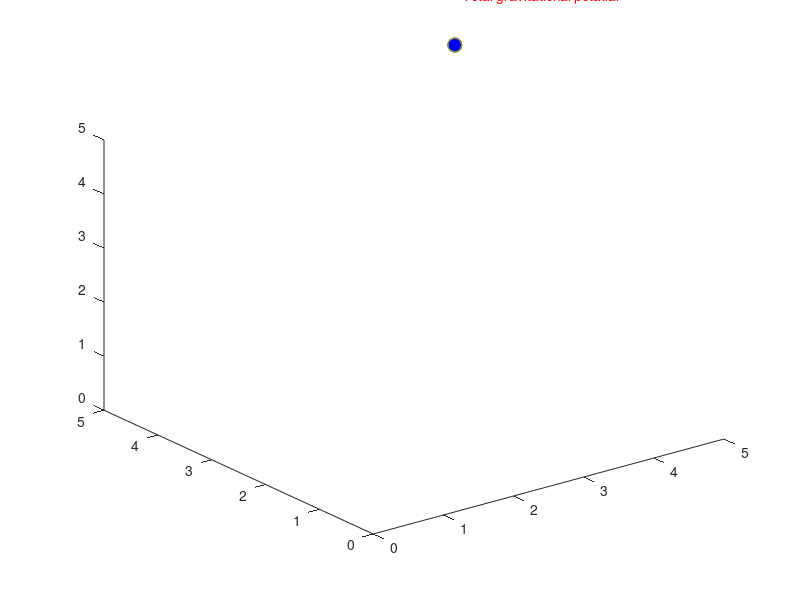

The MATLAB source for this figure: (Note: this script raises an error after producing the figure.)
G=6.67*10^(-11);
N=input('enter the number of objects (positive integer): ');
for i=1:N
x(i)=input(['Enter the X coordinate in m for object ',int2str(i),': ']);
y(i)=input(['Enter the Y coordinate in m for object ',int2str(i),': ']);
z(i)=input(['Enter the Z coordinate in m for object ',int2str(i),': ']);
m(i)=input(['Enter the mass in Kg for object ',int2str(i),': ']);
end
disp('Properties of the point at which the gravitational potential is calculated');
xp=input('Enter the X coordinate in m : ');
yp=input('Enter the Y coordinate in m : ');
zp=input('Enter the Z coordinate in m : ');
%%%
r=sqrt((xp-x).^2+(yp-y).^2+(zp-z).^2);
%find the gravitational potential due to each object
V=G*(m./r);
Vtot=sum(V,2);
%the results are displayes as:
fprintf(['Magnitude of the resultant gravitational potential at point P is %e Nm/Kg. \n'],Vtot);
%%%
figure(1);
plot3(0,0,0,'k');
hold on;
for i=1:N
plot3(x(i),y(i),z(i),'o','MarkerSize',10,'MarkerFaceColor','b');
line([xp,x(i)],[yp,y(i)],[zp,z(i)],'LineStyle',':');
end;
text(1.1*xp,1.1*yp,1.1*zp,'Total gravitational potatial','color','r');
hold off;
hold on
vecPlot3D([xp yp zp],[xp yp zp]+Vtot',1/Vtot/100,'r',1);
hold off
axis equal;
xlabel('x');
ylabel('y');
zlabel('z');
title('gravitational potatial from',int2str(N),'-point charges');